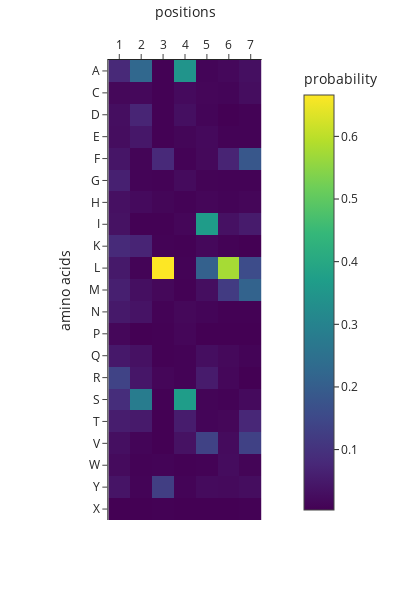

The cell this chart's notebook holds for it:
### Code cell
make_probs(np.exp(probs['log_probs'][0,:7,:]))

### Figure 1 — Plotly figure (JSON) as saved in the notebook; plotly's stock layout.template omitted (floating-point values rounded to 4 significant figures; data arrays with more than 128 entries replaced by an {"elided": "..."} marker saying what was removed)
{"data": [{"coloraxis": "coloraxis", "hovertemplate": "positions: %{x}<br>amino acids: %{y}<br>probability: %{z}<extra></extra>", "name": "0", "type": "heatmap", "x": ["1", "2", "3", "4", "5", "6", "7"], "xaxis": "x", "y": ["A", "C", "D", "E", "F", "G", "H", "I", "K", "L", "M", "N", "P", "Q", "R", "S", "T", "V", "W", "Y", "X"], "yaxis": "y", "z": {"elided": "21x7 float values"}}], "layout": {"coloraxis": {"colorbar": {"title": {"text": "probability"}}, "colorscale": [[0, "#440154"], [0.1111, "#482878"], [0.2222, "#3e4989"], [0.3333, "#31688e"], [0.4444, "#26828e"], [0.5556, "#1f9e89"], [0.6667, "#35b779"], [0.7778, "#6ece58"], [0.8889, "#b5de2b"], [1, "#fde725"]]}, "height": 600, "margin": {"t": 60}, "width": 400, "xaxis": {"anchor": "y", "constrain": "domain", "domain": [0, 1], "scaleanchor": "y", "side": "top", "title": {"text": "positions"}}, "yaxis": {"anchor": "x", "autorange": "reversed", "constrain": "domain", "domain": [0, 1], "title": {"text": "amino acids"}}}}
